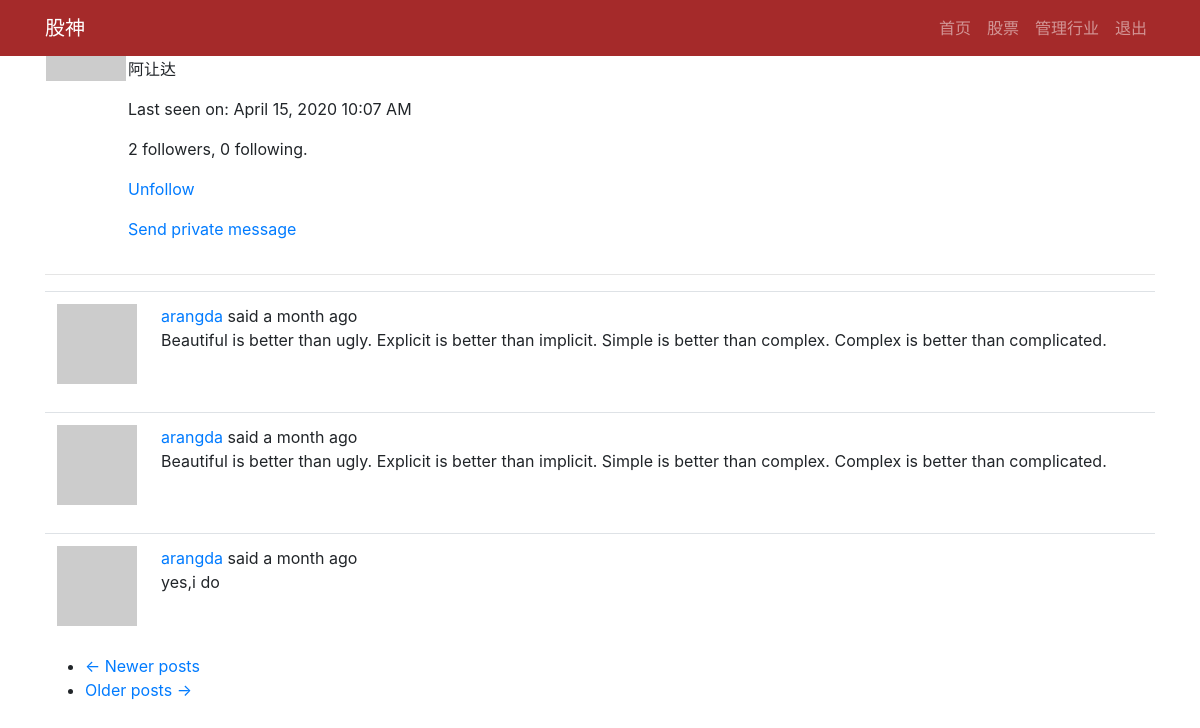
/user/arangda (signed in), run on an earlier commit of the app's database.
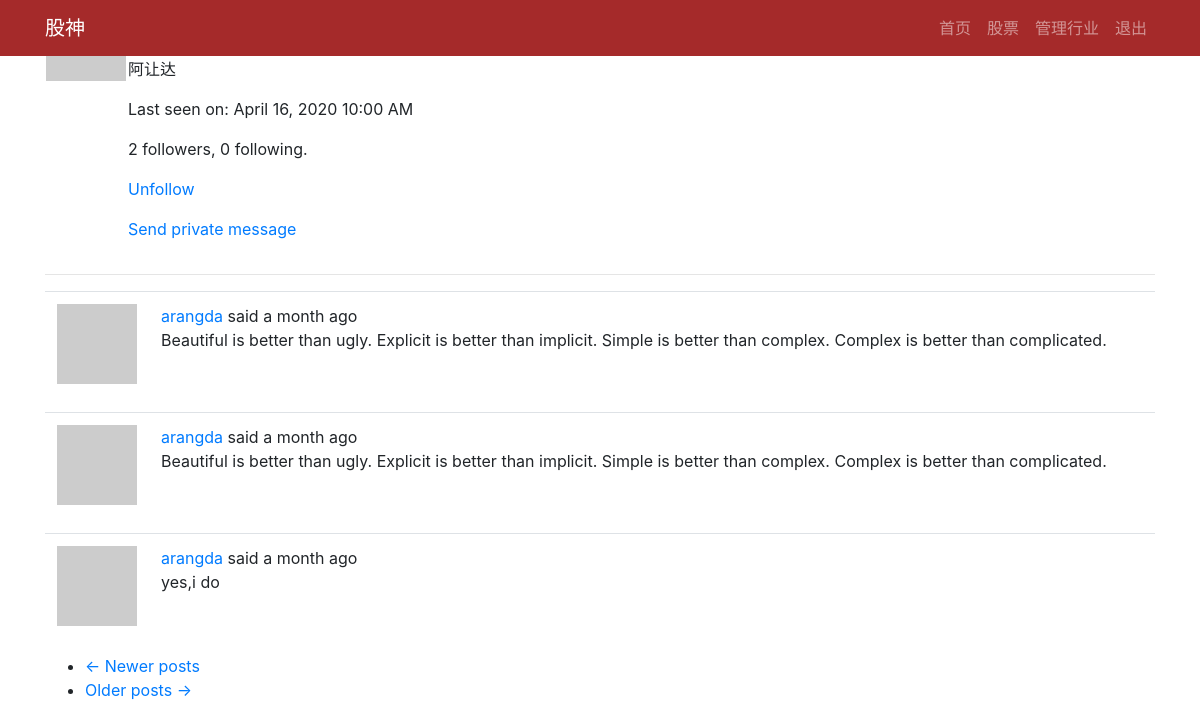
And on a later commit of the database.
### app/models.py (models this page shows, shortened)
class PaginatedAPIMixin(object):
    @staticmethod
    def to_collection_dict(query, page, per_page, endpoint, **kwargs):
        resources = query.paginate(page, per_page, False)
        data = {
            'items': [item.to_dict() for item in resources.items],
            '_meta': {
                'page': page,
                'per_page': per_page,
                'total_pages': resources.pages,
                'total_items': resources.total
            },
            '_links': {
                'self': url_for(endpoint, page=page, per_page=per_page,
                                **kwargs),
                'next': url_for(endpoint, page=page + 1, per_page=per_page,
                                **kwargs) if resources.has_next else None,
                'prev': url_for(endpoint, page=page - 1, per_page=per_page,
                                **kwargs) if resources.has_prev else None
            }
        }
        return data

class User(PaginatedAPIMixin,UserMixin,db.Model):
    id = db.Column(db.Integer,primary_key=True)
    username = db.Column(db.String(64),index=True,unique=True)
    email = db.Column(db.String(120),index=True,unique=True)
    password_hash = db.Column(db.String(128))
    about_me = db.Column(db.String(140))
    last_seen = db.Column(db.DateTime,default=datetime.utcnow)
    posts = db.relationship('Post',backref='author',lazy='dynamic')
    messages_sent = db.relationship('Message',
                                    foreign_keys='Message.sender_id',
                                    backref='author', lazy='dynamic')
    messages_received = db.relationship('Message',
                                        foreign_keys='Message.recipient_id',
                                        backref='recipient', lazy='dynamic')
    last_message_read_time = db.Column(db.DateTime)
    token = db.Column(db.String(32), index=True, unique=True)
    token_expiration = db.Column(db.DateTime)
    notifications = db.relationship('Notification',backref='user',lazy='dynamic')
    followed = db.relationship(
        'User',secondary=followers,
        primaryjoin=(followers.c.follower_id == id),
        secondaryjoin=(followers.c.followed_id == id),
        backref=db.backref('followers',lazy='dynamic'),lazy='dynamic'
    )
    tasks = db.relationship('Task',backref='user',lazy='dynamic')
    def avatar(self,size):
        digest = md5(self.email.lower().encode('utf-8')).hexdigest()
        return 'https://www.gravatar.com/avatar/{}?d=identicon&s={}'.format(digest,size)
    def is_following(self,user):
        return self.followed.filter(
            followers.c.followed_id == user.id).count() > 0
    def get_tasks_in_progress(self):
        return Task.query.filter_by(user=self, complete=False).all()

class Post(db.Model):
    id = db.Column(db.Integer,primary_key=True)
    body = db.Column(db.String(140))
    timestamp = db.Column(db.DateTime,index=True,default=datetime.utcnow)
    user_id = db.Column(db.Integer,db.ForeignKey('user.id'))
    language = db.Column(db.String(5))

### app/main/routes.py (the view)
@bp.route('/user/<username>')
@login_required
def user(username):
    user = User.query.filter_by(username=username).first_or_404()
    page = request.args.get('page',1,type=int)
    posts = user.posts.order_by(Post.timestamp.desc()).paginate(
        page,current_app.config['POSTS_PER_PAGE'],False
    )
    next_url = url_for('main.user',username=user.username,page=posts.next_num) if posts.has_next else None
    prev_url = url_for('main.user',username=user.username,page=posts.prev_num) if posts.has_prev else None
    return render_template('user.html', user=user, posts=posts.items,next_url=next_url,prev_url=prev_url)

### app/main/routes.py (called while the page is built)
@bp.before_app_request
def before_request():
    g.locale = str(get_locale())
    if current_user.is_authenticated:
        current_user.last_seen = datetime.utcnow()
        db.session.commit()

### app/models.py (called while the page is built)
@login.user_loader
def load_user(id):
    return User.query.get(int(id))

### app/templates/user.html
{% extends "base.html" %}
{% block app_content %}
    <table>
        <tr valign="top">
            <td><img src="{{ user.avatar(128) }}"></td>
            <td>
                <h1>User: {{ user.username }}</h1>
                {% if user.about_me %}<p>{{ user.about_me }}</p>{% endif %}
                {% if user.last_seen %}<p>{{ _('Last seen on')}}: {{ moment(user.last_seen).format('LLL') }}</p>{% endif %}
                <p>{{ user.followers.count() }} {{_('followers')}}, {{ user.followed.count() }} {{ _('following')}}.</p>
                {% if user == current_user %}
                <p><a href="{{ url_for('main.edit_profile') }}">Edit your profile</a></p>
                {% if not current_user.get_task_in_progress('export_posts') %}
                <p><a href="{{ url_for('main.export_posts') }}">{{ _('Export your posts') }}</a></p>
                {% endif %}
                {% elif not current_user.is_following(user) %}
                <p><a href="{{ url_for('main.follow', username=user.username) }}">{{ _('Follow') }}</a></p>
                {% else %}
                <p><a href="{{ url_for('main.unfollow', username=user.username) }}">{{ _('Unfollow') }}</a></p>
                {% endif %}
                {% if user != current_user %}
                <p>
                    <a href="{{ url_for('main.send_message',recipient=user.username) }} ">
                        {{ _('Send private message')}}
                    </a>
                </p>
                {% endif %}
            </td>
        </tr>
    </table>
    <hr>
    {% for post in posts %}
        {% include '_post.html' %}
    {% endfor %}
    <nav aria-label="...">
        <ul class="pager">
            <li class="previous{% if not prev_url %} disabled{% endif %}">
                <a href="{{ prev_url or '#' }}">
                    <span aria-hidden="true">&larr;</span> Newer posts
                </a>
            </li>
            <li class="next{% if not next_url %} disabled{% endif %}">
                <a href="{{ next_url or '#' }}">
                    Older posts <span aria-hidden="true">&rarr;</span>
                </a>
            </li>
        </ul>
    </nav>
{% endblock %}

### app/templates/base.html (shortened to what this page needs)
{% from 'bootstrap/nav.html' import render_nav_item %}
<!DOCTYPE html>
<html lang="en">
  <head>
    {% block head %}
    <link rel="stylesheet" href="{{ url_for('static',filename='css/bootstrap.min.css')}}" >
    <link rel="stylesheet" href="{{ url_for('static',filename='open-iconic/font/css/open-iconic-bootstrap.css') }}">
    <link rel="stylesheet" href="{{ url_for('static',filename='css/main.css') }}">
    {% endblock %}
  </head>
  <body>
       <nav class="navbar navbar-expand-lg navbar-dark fixed-top" style="background-color:brown">
        <div class="container">
          <a class="navbar-brand" href="{{url_for('main.index')}}">股神</a>
          <div class="collapse navbar-collapse" id="navbarResponsive">
            <ul class="navbar-nav ml-auto">
              {{ render_nav_item('main.index', '首页',None,True) }}
              {% if current_user.is_authenticated %}
              {{ render_nav_item('shares.gupiao', '股票',None,True) }}
              {{ render_nav_item('shares.manage_category', '管理行业',None,True) }}
              {{ render_nav_item('auth.logout', '退出',None,True) }}
              {% else %}
              {{ render_nav_item('auth.login', '登录',None,True) }}
              {% endif %}
            </ul>
          </div>
        </div>
      </nav>
{% block content %}
    <div class="container">
        {% block app_content %}{% endblock %}
    </div>
{% endblock %}

### app/templates/_post.html (shortened to what this page needs)
<table class="table table-hover">
    <tr>
        <td width="70px">
            <a href="{{ url_for('main.user', username=post.author.username) }}">
                <img src="{{ post.author.avatar(70) }}" />
            </a>
        </td>
        <td>
            {{ _('%(username)s said %(when)s',username=user_link,when=moment(post.timestamp).fromNow()) }}
            <br>
            <span id="post{{ post.id }}">{{ post.body }}</span>
        </td>
    </tr>
</table>

What changed in the data, as far as the page shows it:
changed User "阿让达": last_seen "April 15, 2020 10:07 AM" → "April 16, 2020 10:00 AM"
